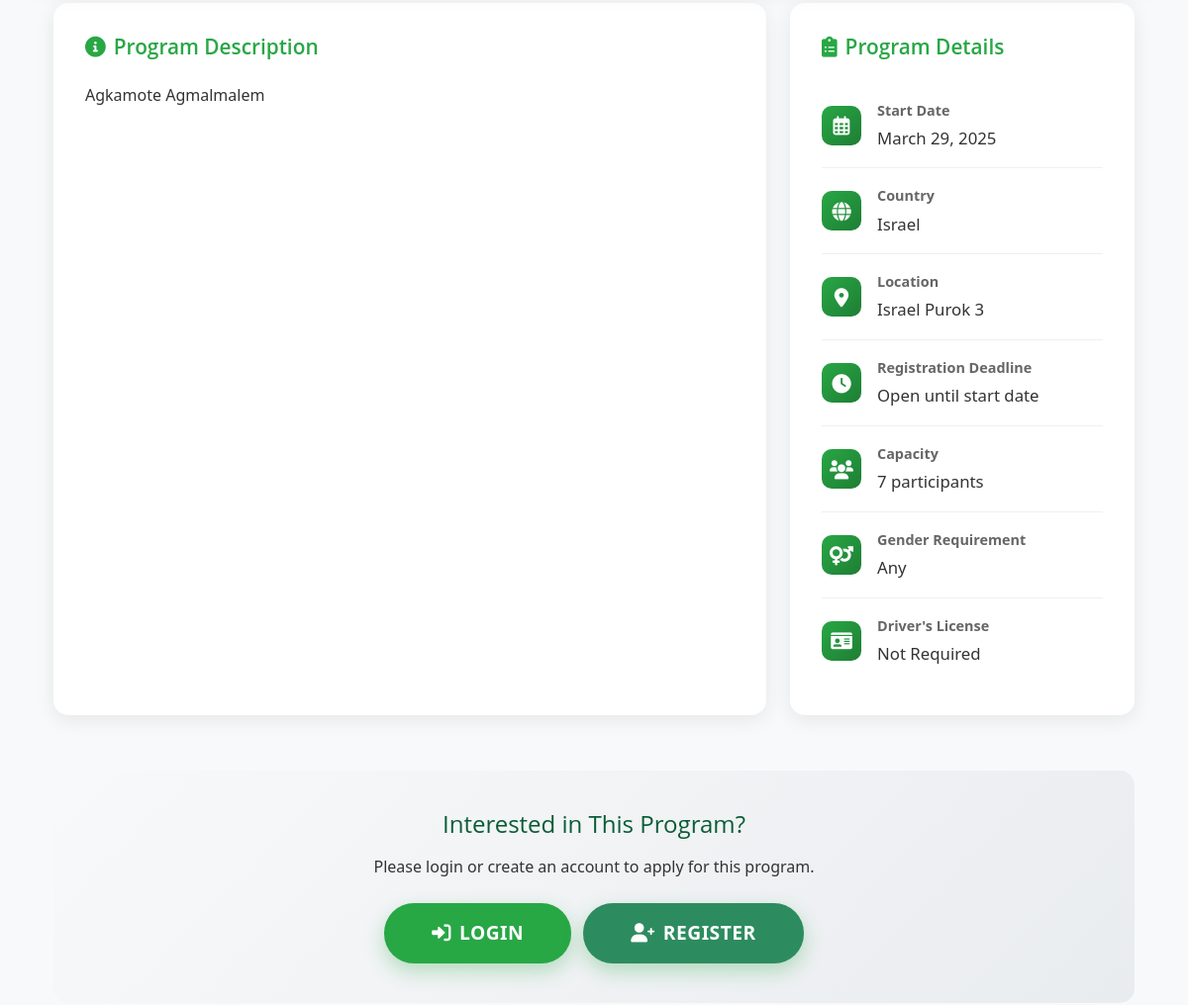
The page /programs/1/ (middle part) on the database as committed earlier.
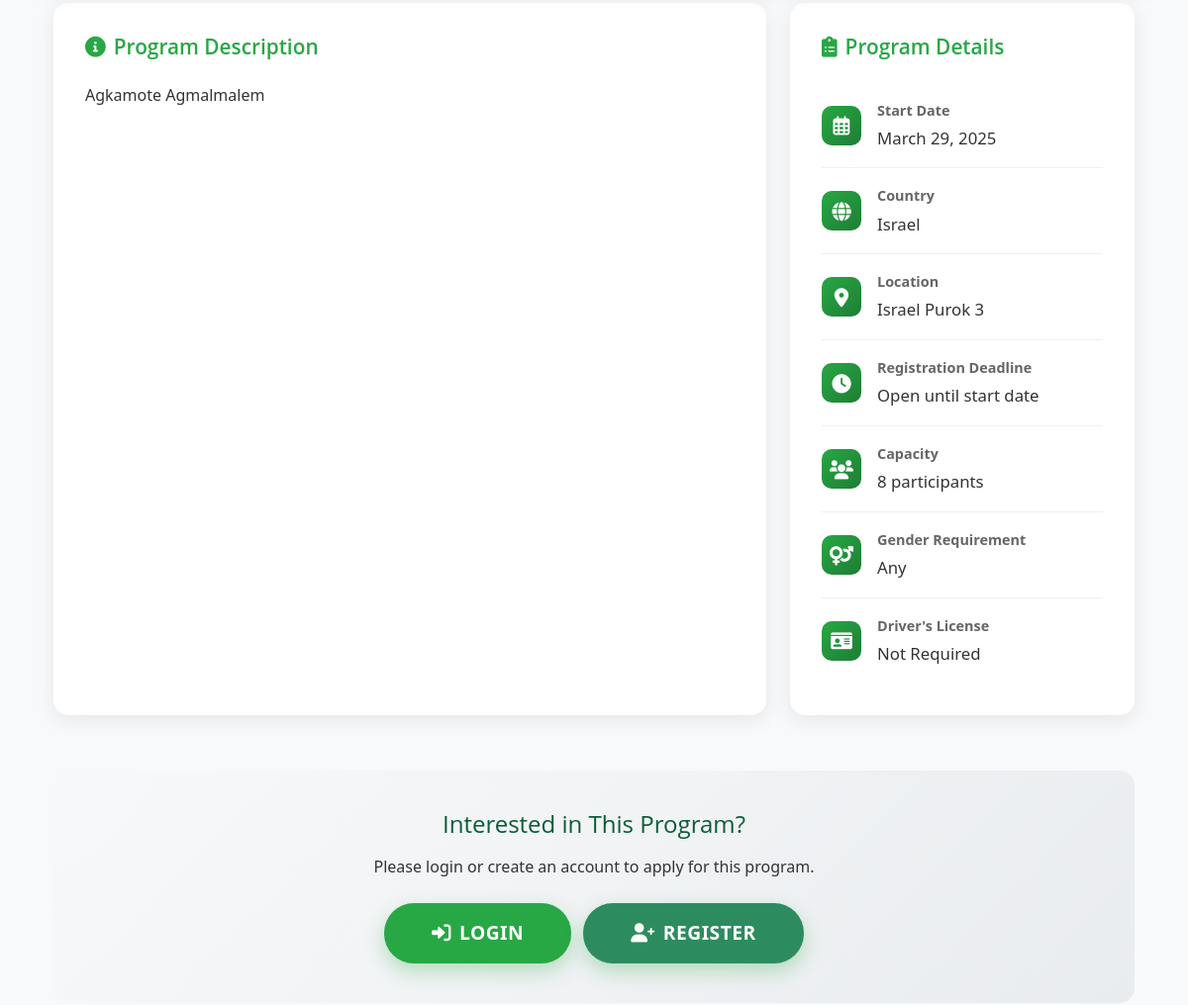
The same page on the database as committed later.
### core/models.py (models this page shows, shortened)
class AgricultureProgram(models.Model):
    title = models.CharField(max_length=200)
    description = models.TextField()
    start_date = models.DateField()
    country = models.CharField(max_length=100, help_text='Country where the program is located')
    location = models.CharField(max_length=100, help_text='Specific location within the country')
    capacity = models.PositiveIntegerField()
    registration_deadline = models.DateTimeField(blank=True, null=True,
        help_text='Deadline for program registration. If not set, registration will be open until start date.')
    image = models.ImageField(upload_to='program_images/', blank=True, null=True, help_text='Program/Farm image')
    is_featured = models.BooleanField(default=False, help_text='Display on landing page as featured program')
    created_at = models.DateTimeField(auto_now_add=True)
    updated_at = models.DateTimeField(auto_now=True)
    GENDER_REQUIREMENT_CHOICES = [
        ('Any', 'Any'),
        ('Male', 'Male Only'),
        ('Female', 'Female Only'),
    ]
    required_gender = models.CharField(max_length=10, choices=GENDER_REQUIREMENT_CHOICES, default='Any')
    requires_license = models.BooleanField(default=False, verbose_name="Requires International Driver's License")
    def get_image_url(self):
        if self.image:
            return self.image.url
    class Meta:
        ordering = ['-is_featured', '-created_at']

### core/views.py (the view, shortened to what this page needs)
# urls.py: path('programs/<int:program_id>/', views.program_detail, name='program_detail'),
def program_detail(request, program_id):
    program = get_object_or_404(AgricultureProgram.objects.select_related(), id=program_id)
    user_registered = False
    registration = None
    has_applied_any = False
    return render(request, 'program_detail.html', {
        'program': program,
        'user_registered': user_registered,
        'registration': registration,
        'has_applied_any': has_applied_any,
    })

### core/context_processors.py (called while the page is built)
def notification_count(request):
    if request.user.is_authenticated:
        unread_count = Notification.objects.filter(user=request.user, read=False).count()
        return {
            'unread_notifications_count': unread_count
        }
    return {
        'unread_notifications_count': 0
    }

### templates/program_detail.html (shortened to what the changed rows need)
{% extends 'base.html' %}
{% block content %}
<div class="container">
    <div class="row mb-4">
        <div class="col-lg-8 mb-4">
            <div class="info-card">
                <p style="font-size: 1.05rem; line-height: 1.8; color: #555;">{{ program.description|linebreaks }}</p>
            </div>
        </div>
        <div class="col-lg-4 mb-4">
            <div class="info-card">
                <div class="info-item">
                    <div class="info-content">
                        <strong>Start Date</strong>
                        <span>{{ program.start_date|date:"F j, Y" }}</span>
                    </div>
                </div>
                <div class="info-item">
                    <div class="info-content">
                        <strong>Country</strong>
                        <span>{{ program.country }}</span>
                    </div>
                </div>
                <div class="info-item">
                    <div class="info-content">
                        <strong>Location</strong>
                        <span>{{ program.location }}</span>
                    </div>
                </div>
                <div class="info-item">
                    <div class="info-content">
                        <strong>Capacity</strong>
                        <span>{{ program.capacity }} participants</span>
                    </div>
                </div>
                <div class="info-item">
                    <div class="info-content">
                        <strong>Gender Requirement</strong>
                        <span>{{ program.get_required_gender_display }}</span>
                    </div>
                </div>
            </div>
        </div>
    </div>
</div>
{% endblock %}

Rows that differ between the two databases and show on the page:
changed AgricultureProgram "Israel": capacity "7" → "8"
